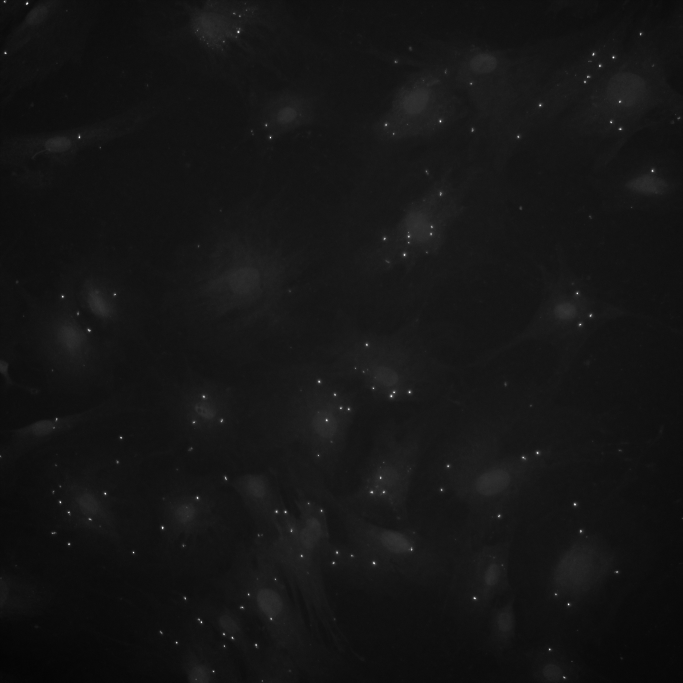
#> input picture gaussian_params/rca.png, 2048 x 2048 px (shown at 1/3 size)
$ jupyter execute zoom_to_blobs_RCA-Copy3.ipynb
#> lines starting #> are read from the running program, lines starting #| are printed output that depends on the picture
[cell 1]
from math import sqrt
from math import floor
from scipy import optimize
from skimage import data
from skimage.feature import blob_log
from skimage.color import rgb2gray
from skimage.io import imread
from sklearn.cluster import AffinityPropagation
from sklearn.neighbors import KDTree
from numpy import pi, r_
import matplotlib.pyplot as plt
import numpy as np
import math, random, sys
sys.path.insert(0, '../../FISH-annotation/Annotation')
import util

[cell 2]
def gaussian(height, center_x, center_y, width_x, width_y):
    """Returns a gaussian function with the given parameters"""
    width_x = float(width_x)
    width_y = float(width_y)
    return lambda x,y: height*np.exp(
                -(((center_x-x)/width_x)**2+((center_y-y)/width_y)**2)/2)

def moments(data):
    """Returns (height, x, y, width_x, width_y)
    the gaussian parameters of a 2D distribution by calculating its
    moments """
    total = data.sum()
    X, Y = np.indices(data.shape)
    x = (X*data).sum()/total
    y = (Y*data).sum()/total
    col = data[:, int(y)]
    width_x = np.sqrt(np.abs((np.arange(col.size)-y)**2*col).sum()/col.sum())
    row = data[int(x), :]
    width_y = np.sqrt(np.abs((np.arange(row.size)-x)**2*row).sum()/row.sum())
    height = data.max()
    return height, x, y, width_x, width_y

def fitgaussian(data):
    """Returns (height, x, y, width_x, width_y)
    the gaussian parameters of a 2D distribution found by a fit"""
    params = moments(data)
    errorfunction = lambda p: np.ravel(gaussian(*p)(*np.indices(data.shape)) -
                                 data)
    p, success = optimize.leastsq(errorfunction, params)
    return p

# Chemistry parameters

[cell 3]
optimal_threshold = 0.06

img_path = 'rca.png'
im = imread(img_path)
#> im is the input picture: shape (2048, 2048); min 0, max 255, mean 21.2
im = rgb2gray(im)

img_height, img_width = 2048, 2048

coords_path = 'rca.csv'

[cell 4]
margin = 4					# margin around each spot, in pixels
thresholds = np.arange(0.02, 0.18, 0.005)
correctness_threshold = 4

# Run blob detection
Use the optimal intensity threshold (threshold = 0.6) found in `blob_log_smFISH_auto_detect_best_intensity_threshold.ipynb`.

[cell 5]
blobs_log = blob_log(im, max_sigma=10, num_sigma=10, threshold=optimal_threshold)
#> blobs_log = 197 rows, first 8: [10, 81, 2], [96, 715, 2], [1513, 1724, 2], [172, 1840, 2], [159, 16, 2], [1813, 1705, 2], [1480, 315, 2], [1866, 604, 2]

# Visualize blobs found by blobs_log()

[cell 6]
blobs_list = []
for r, c, sigma in blobs_log:
    blobs_list.append([c, r])
#> this loop made 197 passes
#> after the loop, blobs_list = 197 pairs, first value 0 to 2047, second value 0 to 2042

plt.figure(figsize = (12, 8))
for c, r in blobs_list:
    plt.scatter([int(c)], [int(r)], c='c')
#> this loop made 197 passes
#> (c, r) on passes 1 to 3: (81, 10), (715, 96), (1724, 1513)
plt.imshow(im, cmap='gray')
plt.title('Blobs detected by blobs_log()')
plt.show()
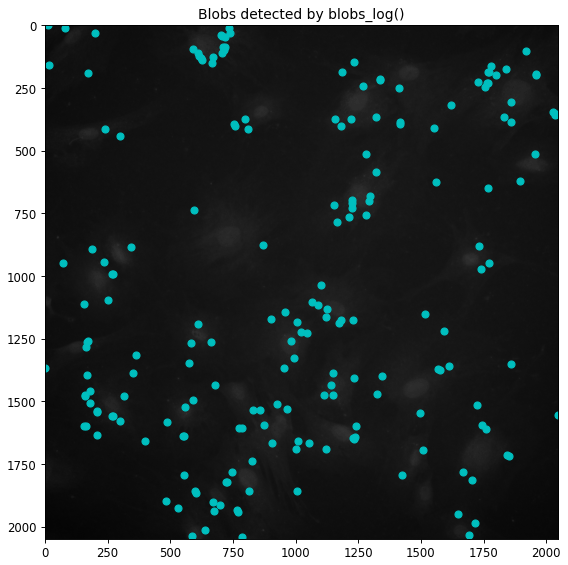
#> figure drawn by matplotlib, 1 panel

### For comparison, these are the blobs that were found by the expert:

[cell 7]
plt.figure(figsize = (12, 8))
coords = np.genfromtxt(coords_path, delimiter=',')
for coord in coords:
    plt.scatter(coord[0], coord[1], facecolors = 'y')
plt.title('Expert annotations')
plt.imshow(im, cmap='gray')
plt.show()
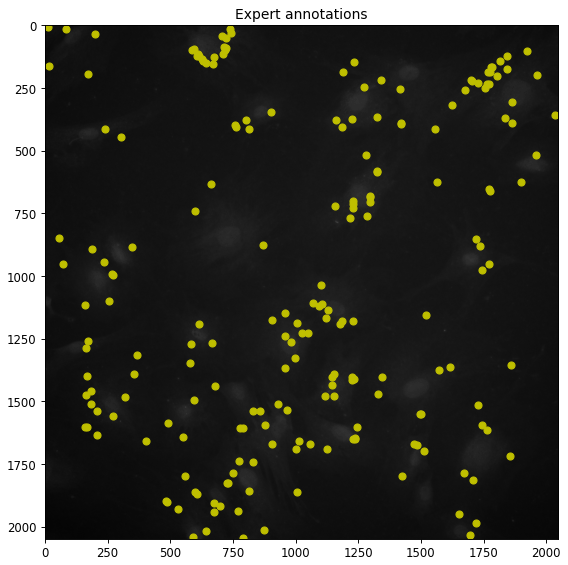
#> figure drawn by matplotlib, 1 panel

# Bound crowded regions using blobs found by blobs_log()

## Approach
1. Identify all crowded spots. Crowded spots are less than a crosshair arm length from the nearest neighbor.
2. Separate regions with many crowded spots.
3. Define a bounding box around each region with many crowded spots.

## Goal 1: Identify crowded spots.

Highlight spots which are too close to (i.e. less than an crosshair arm length from) the nearest neighbor.

#### Min distance between two spots = crosshair arm length, relative to image width

There's a minimum distance between two spots for the crosshair mark left on one spot to not obscure the other spot. This minimum distance is the length of one arm of a crosshair. This minimum distance is in proportion with the pixel width of the image, since in Quantius the crosshairs take up the same proportion of the image regardless of image size.

Measuring by hand, I found the crosshair to image width ratio to be about 7:115, or 0.0609. Therefore one crosshair arm length is 0.03045 times the image width, so spots should be at least that far apart.

**"Crowded spots"** are spots which are less than a crosshair arm's length from the nearest neighbor.

[cell 8]
kdt = KDTree(blobs_list, leaf_size=2, metric='euclidean')

def get_nnd(coord, kdt):
    dist, ind = kdt.query([coord], k=2)
    return dist[0][1]

crosshair_arm_to_image_width_ratio = 0.03045   # measured empirically in Quantius's UI
crosshair_arm_length = crosshair_arm_to_image_width_ratio * img_width
print('crosshair_arm_length = ' + str(crosshair_arm_length))

plt.figure(figsize = (12, 8))
close_distances = []
crowded_spots = []
for coord in blobs_list:
    nnd = get_nnd(coord, kdt)
    if nnd < crosshair_arm_length:
        close_distances.append(nnd)
        crowded_spots.append(coord)
        plt.scatter(coord[0], coord[1], facecolors = 'm')
    else:
        plt.scatter(coord[0], coord[1], facecolors = 'c')
#> this loop made 197 passes
#> (coord, dist in get_nnd, ind in get_nnd, nnd) on passes 1 to 3: ([81, 10], [[0, 67.74]], [[0, 131]], 67.74), ([715, 96], [[0, 10.77]], [[1, 132]], 10.77), ([1724, 1513], [[0, 82]], [[2, 31]], 82)
#> after the loop, close_distances = 136 values, max 60.21 at index 77, min 3.61 at index 105, mean 25.21; crowded_spots = 136 pairs, first value 156 to 2037, second value 11 to 2037

print('crowded spots / total spots = ' + str(len(crowded_spots)) + ' / ' + str(len(coords)) + ' = ' + str(round((float(len(crowded_spots))/len(coords)), 2)) + ' %')
#| crowded spots / total spots = 136 / 205 = 0.66 %

plt.title('magenta = crowded spots, cyan = other spots')
plt.imshow(im, cmap='gray')
plt.show()
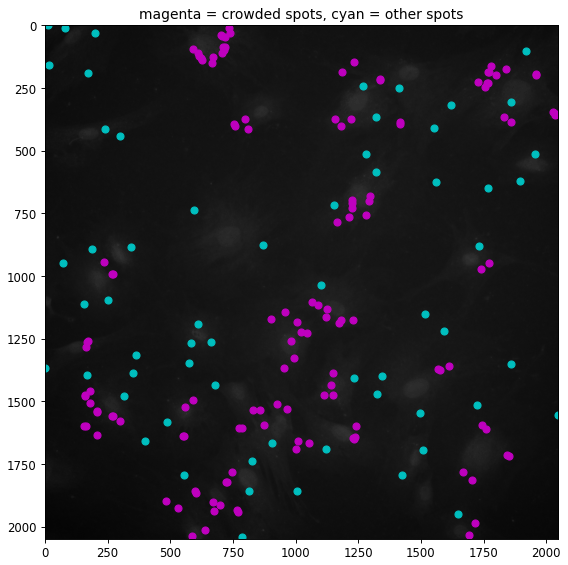
#> figure drawn by matplotlib, 1 panel
plt.hist(close_distances, color = 'm')
plt.title('Distances between each crowded spots and the nearest crowded spot')
plt.show()
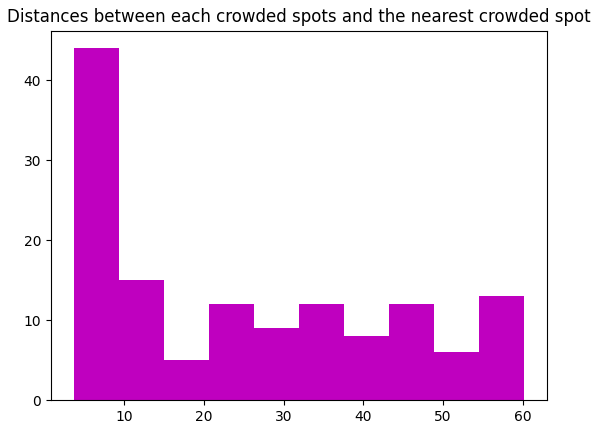
#> figure drawn by matplotlib, 1 panel; tallest bar 44 high, from x = 3.61 to 9.27

## Goal 2: Separate regions with many crowded spots.

Use AffinityPropagation on crowded spots to separate out regions with many crowded spots. Smaller preference parameter results in fewer separated regions.

[cell 9]
pref_param = -5000000
crowded_coords = np.asarray(crowded_spots)
#> crowded_coords has the same summary as crowded_spots
af = AffinityPropagation(preference = pref_param).fit(crowded_coords)
centers = [crowded_coords[index] for index in af.cluster_centers_indices_]
#> centers = [[1833, 366], [964, 1532], [1181, 401], [271, 1557], [667, 149], [1760, 1610]]
print(centers)
#| [array([1833.,  366.]), array([ 964., 1532.]), array([1181.,  401.]), array([ 271., 1557.]), array([667., 149.]), array([1760., 1610.])]

[cell 10]
for coord in blobs_list:
    nnd = get_nnd(coord, kdt)
    if nnd < crosshair_arm_length:
        plt.scatter(coord[0], coord[1], facecolors = 'm')
    else:
        plt.scatter(coord[0], coord[1], facecolors = 'c')
for center in centers:
    plt.scatter(center[0], center[1], facecolors = 'orange')
#> this loop made 6 passes
plt.show()
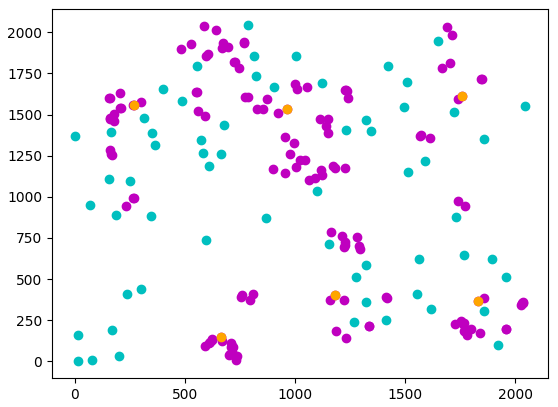
#> figure drawn by matplotlib, 1 panel

## Goal 3: Define a bounding box around each region with many crowded spots.

[cell 11]
cluster_members_lists = [[] for i in range(len(centers))]
#> cluster_members_lists = [[], [], [], [], [], []]
for label_index, coord in zip(af.labels_, crowded_coords):
    cluster_members_lists[label_index].append(coord)
#> this loop made 136 passes
#> (label_index, coord) on passes 1 to 12: (4, [715, 96]), (0, [1840, 172]), (5, [1705, 1813]), (3, [604, 1866]), (1, [768, 1934]), (0, [1799, 197]), (3, [181, 1506]), (3, [592, 1493]), (1, [673, 1938]), (3, [207, 1632]), (5, [1612, 1358]), (3, [530, 1927])

crop_bounds = []
for l in cluster_members_lists:
    l = np.asarray(l)
    x = l[:,0]
    y = l[:,1]
    crop_bounds.append((min(x), max(x), min(y), max(y)))
#> this loop made 6 passes
#> after the loop, crop_bounds = [(1726, 2037, 162, 973), (640, 1242, 1104, 2014), (1158, 1417, 145, 786), (156, 604, 942, 2037), (592, 811, 11, 412), (1569, 1851, 1358, 2032)]
print(crop_bounds)
#| [(1726.0, 2037.0, 162.0, 973.0), (640.0, 1242.0, 1104.0, 2014.0), (1158.0, 1417.0, 145.0, 786.0), (156.0, 604.0, 942.0, 2037.0), (592.0, 811.0, 11.0, 412.0), (1569.0, 1851.0, 1358.0, 2032.0)]

[cell 12]
from matplotlib.patches import Rectangle
fig,ax = plt.subplots(figsize = (12, 8))
for coord in blobs_list:
    nnd = get_nnd(coord, kdt)
    if nnd < crosshair_arm_length:
        ax.scatter(coord[0], coord[1], facecolors = 'm')
    else:
        ax.scatter(coord[0], coord[1], facecolors = 'c')
for center in centers:
    plt.scatter(center[0], center[1], facecolors = 'orange')

colors = ['red', 'orange', 'black', 'green', 'blue', 'purple', 'violet', 'cyan']
for crop, col in zip(crop_bounds, colors):
    rect = Rectangle((crop[0], crop[2]), crop[1]-crop[0], crop[3]-crop[2], edgecolor = col, facecolor = 'none')
    ax.add_patch(rect)
#> this loop made 6 passes
plt.title('magenta = crowded spots, cyan = other spots')
plt.gca().set_aspect('equal', adjustable='box')
plt.gca().invert_yaxis()
plt.show()
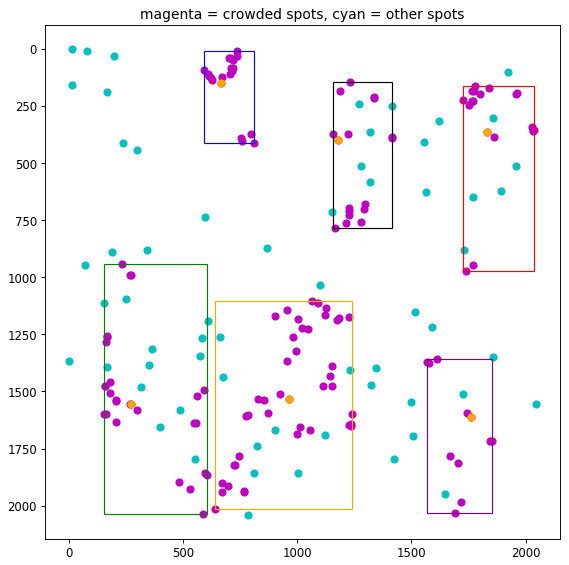
#> figure drawn by matplotlib, 1 panel

[cell 13]
for i in range(len(crop_bounds)):
    print('-------------------------------------------------')
    print('Crop ' + str(i))

    crop = crop_bounds[i]
    col = colors[i]
    xmin = crop[0]
    xmax = crop[1]
    ymin = crop[2]
    ymax = crop[3]
    crop_width = crop[1]-crop[0]
    crosshair_arm_length = crosshair_arm_to_image_width_ratio * crop_width
    print('crosshair_arm_length = ' + str(crosshair_arm_length))

    crop_coords = []
    for coord in coords:
        if coord[0] >= xmin and coord[0] <= xmax:
            if coord[1] >= ymin and coord[1] <= ymax:
                crop_coords.append(coord)

    crop_kdt = KDTree(crop_coords, leaf_size=2, metric='euclidean')

    close_distances = []
    crowded_spots = []
    for coord in crop_coords:
        nnd = get_nnd(coord, crop_kdt)
        if nnd < crosshair_arm_length:
            close_distances.append(nnd)
            crowded_spots.append(coord)
            plt.scatter(coord[0], coord[1], facecolors = 'm')
        else:
            plt.scatter(coord[0], coord[1], facecolors = col)

    print('crowded spots / total spots = ' + str(len(crowded_spots)) + ' / ' + str(len(crop_coords)) + ' = ' + str(round((float(len(crowded_spots))/len(crop_coords)), 2)) + ' %')

    plt.title('magenta = crowded spots, ' + str(col) + '  = other spots')
    plt.show()
    plt.hist(close_distances, color = 'm')
    plt.yticks(np.arange(0, 10, step=1))
    plt.title('Dist. from each crowded spot to the nearest crowded spot')
    plt.show()
#> this loop made 6 passes
#> (col, xmin, xmax, ymin, ymax, crop_width, crosshair_arm_length) on pass 1: ('red', 1726, 2037, 162, 973, 311, 9.47)
#> (printed output is left out)
#> pass 1, `plt.show()`:
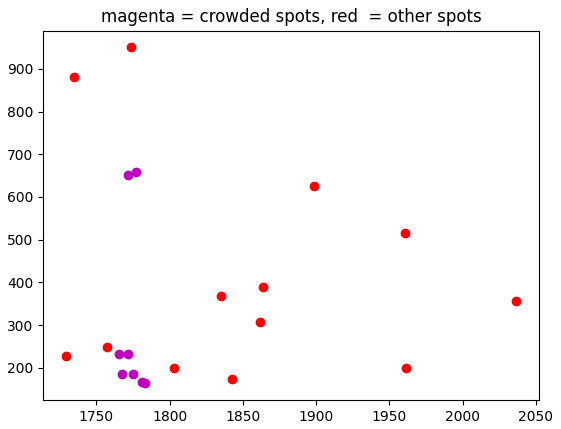
#> figure drawn by matplotlib, 1 panel
#> pass 1, `plt.show()`:
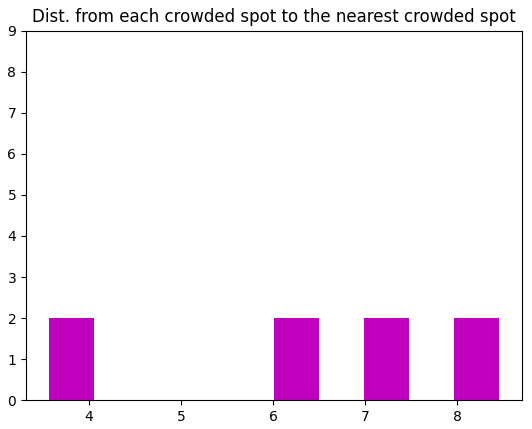
#> figure drawn by matplotlib, 1 panel
#> pass 2, `plt.show()`:
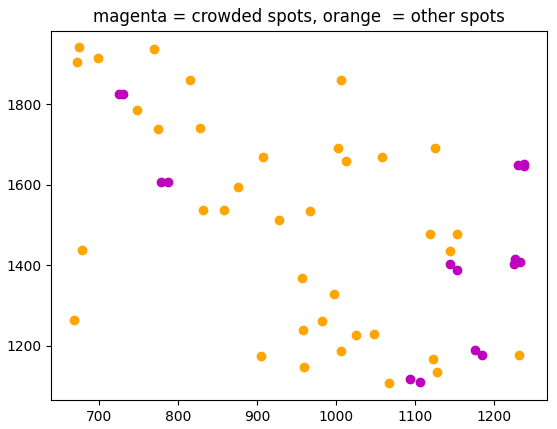
#> figure drawn by matplotlib, 1 panel
#> pass 2, `plt.show()`:
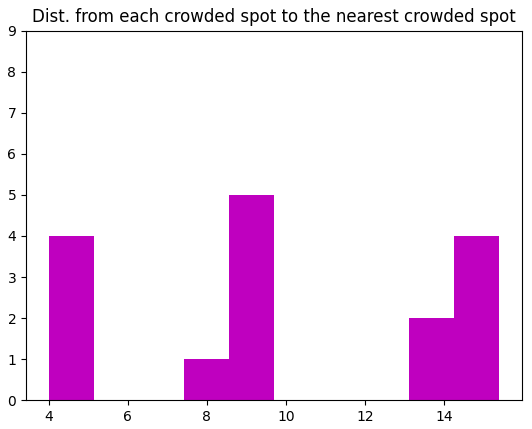
#> figure drawn by matplotlib, 1 panel; tallest bar 5 high, from x = 8.56 to 9.7
